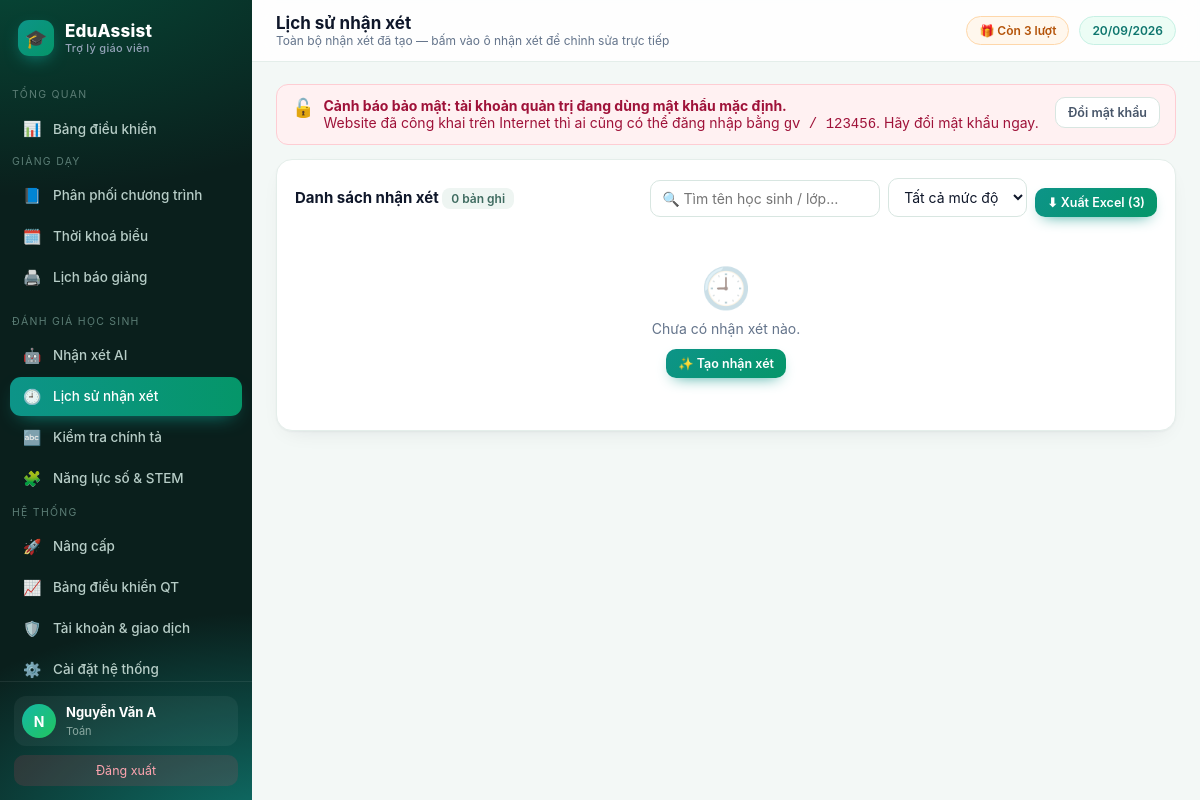
/nhan-xet/lich-su (signed in), run on the app's committed database.
### tables this page shows
CREATE TABLE teacher(
  id INTEGER PRIMARY KEY AUTOINCREMENT,
  username TEXT UNIQUE NOT NULL,
  password TEXT NOT NULL,
  fullname TEXT,
  school TEXT,
  subject TEXT,
  role TEXT DEFAULT 'teacher',
  email TEXT,
  phone TEXT,                      -- so dien thoai nhan tin nhan ma kich hoat
  google_sub TEXT,
  avatar TEXT,
  used INTEGER DEFAULT 0,          -- so luot da dung
  bought INTEGER DEFAULT 0,        -- so luot mua them (goi le 10k)
  expires TEXT,                    -- han su dung goi tra phi (ISO date)
  created TEXT
);

### app/core.py (the view)
@bp.route("/nhan-xet/lich-su")
@login_required
def lich_su():
    rows = get_db().execute("SELECT * FROM danhgia WHERE teacher_id=? ORDER BY id DESC LIMIT 500",
                            (session["uid"],)).fetchall()
    return render_template("lichsu.html", rows=rows)

### app/auth.py (called while the page is built, shortened)
def _chuan_hoa_base(gia_tri):
    gia_tri = (gia_tri or '').strip().rstrip('/')
    if not gia_tri:
        return ''
    try:
        u = urlsplit(gia_tri)
        if u.scheme != 'https' or not u.hostname or u.username or u.password:
            return ''
        if u.query or u.fragment or u.path:
            return ''
        if '.' not in u.hostname:
            return ''
    except ValueError:
        return ''
    return 'https://' + ten

def base_tu_request():
    try:
        if request.scheme != 'https':
            return ''
        return _chuan_hoa_base('https://' + request.host)
    except Exception:
        return ''

def danh_sach_base():
    ra = []
    for phan in (CFG.get('PUBLIC_BASE_URL', '') or '').split(','):
        b = _chuan_hoa_base(phan)
        if b and b not in ra:
            ra.append(b)
    return ra

def google_base_url():
    ds = danh_sach_base()
    hien_tai = base_tu_request()
    if hien_tai and (hien_tai in ds or not ds):
        return hien_tai
    return ds[0] if ds else ''

def google_callback_url():
    base = google_base_url()
    return base + '/login/google/callback' if base else ''

def google_bat():
    return bool(CFG.get('GOOGLE_CLIENT_ID') and CFG.get('GOOGLE_CLIENT_SECRET') and google_callback_url())

def login_required(f):
    @wraps(f)
    def w(*a, **k):
        if not current_user():
            session.clear()
            return redirect(url_for('auth.login', next=request.path))
        return f(*a, **k)
    return w

def current_user():
    if session.get('uid'):
        return get_db().execute('SELECT * FROM teacher WHERE id=?', (session['uid'],)).fetchone()

### app/core.py (called while the page is built)
@bp.app_context_processor
def inject():
    u = current_user()
    return {"user": u, "THU_NAME": THU_NAME, "PROVIDERS": AI.PROVIDERS,
            "timedelta": datetime.timedelta,
            "now": datetime.date.today(), "BL": BL,
            "is_pro": BL.is_pro(u), "remaining": BL.remaining(u),
            "days_left": BL.days_left(u), "FREE_QUOTA": BL.FREE_QUOTA,
            "CFG": CFG, "google_enabled": google_bat(), "google_callback_url": google_callback_url(),
            "SITE_NAME": CFG.get("SITE_NAME", "EduAssist"),
            "SITE_TAGLINE": CFG.get("SITE_TAGLINE", "Trợ lý giáo viên"),
            "SITE_LOGO": CFG.get("SITE_LOGO", "🎓"),
            "so_viec_admin": _viec_admin(u),
            "canh_bao_mk": _mk_mac_dinh(u)}

### app/modules/config.py (called while the page is built, shortened)
def _lam_moi():
    if time.time() - _lan_nap < TTL:
        return

### app/templates/lichsu.html (shortened to what this page needs)
{% extends 'base.html' %}
{% block head %}Lịch sử nhận xét{% endblock %}
{% block crumb %}Toàn bộ nhận xét đã tạo — bấm vào ô nhận xét để chỉnh sửa trực tiếp{% endblock %}
{% block body %}
<div class="card">
 <div class="chead">
  <h3>Danh sách nhận xét <span class="chip">{{rows|length}} bản ghi</span></h3>
  <div class="row" style="gap:8px">
   <input id="q" placeholder="🔍 Tìm tên học sinh / lớp…" style="width:230px" onkeyup="flt()">
   <select id="fm" onchange="flt()"><option value="">Tất cả mức độ</option><option>HTT</option><option>HT</option><option>CHT</option></select>
   {% if is_pro or remaining > 0 %}<a class="btn sm" href="{{url_for('core.xuat_excel')}}">⬇ Xuất Excel{% if not is_pro %} ({{remaining}}){% endif %}</a>
   {% else %}<a class="btn sm" href="{{url_for('core.nang_cap', need='excel')}}"
    style="background:linear-gradient(135deg,#f59e0b,#ea580c)">🔒 Nâng cấp để tải</a>{% endif %}</div>
 </div>
 {% if rows %}
 <div class="tbl-wrap"><table id="t">
  <thead><tr><th>Ngày</th><th>Học sinh</th><th>Lớp</th><th>Môn</th><th>HK</th><th>Điểm</th><th>Mức</th>
   <th style="width:44%">Nhận xét <span class="muted" style="text-transform:none">(bấm để sửa)</span></th></tr></thead>
  <tbody>{% for r in rows %}<tr data-k="{{ (r['ho_ten'] ~ ' ' ~ (r['lop'] or ''))|lower }}" data-m="{{r['muc_do'] or ''}}">
   <td class="muted" style="white-space:nowrap">{{(r['created'] or '')[:10]}}</td>
   <td style="white-space:nowrap"><div style="display:flex;align-items:center;gap:8px">
    <span class="av" style="width:28px;height:28px;flex:0 0 28px;font-size:12px">{{r['ho_ten'][0]|upper}}</span>
    <b>{{r['ho_ten']}}</b></div></td>
   <td>{% if r['lop'] %}<span class="chip">{{r['lop']}}</span>{% endif %}</td>
   <td>{{r['mon'] or '—'}}</td><td class="muted">{{r['hocky']}}</td>
   <td>{{'%g'|format(r['diem']) if r['diem'] is not none else '—'}}</td>
   <td>{% if r['muc_do'] %}<span class="badge {{r['muc_do']}}">{{r['muc_do']}}</span>{% endif %}</td>
   <td><div contenteditable data-id="{{r['id']}}" onblur="save(this)" style="outline:none;border-radius:8px;padding:5px 7px;
     border:1px solid transparent;transition:.2s;min-height:22px"
     onfocus="this.style.borderColor='#a7f3d0';this.style.background='#f8fafc'">{{r['nhan_xet']}}</div></td>
  </tr>{% endfor %}</tbody></table></div>
 {% else %}<div class="empty"><span class="e">🕘</span>Chưa có nhận xét nào.<br>
  <a class="btn sm" style="margin-top:12px" href="{{url_for('core.nhan_xet')}}">✨ Tạo nhận xét</a></div>{% endif %}
</div>
{% endblock %}

### app/templates/base.html (shortened to what this page needs)
<!doctype html>
<html lang="vi"><head>
</head><body>
{% if user %}
<div class="shell">
<aside id="sb">
  <div class="brand"><span class="mk">{{SITE_LOGO}}</span><span>{{SITE_NAME}}<small>{{SITE_TAGLINE}}</small></span></div>
  {% set ep = request.endpoint %}
  <div class="navgrp">Tổng quan</div>
  <nav>
    <a href="{{url_for('core.dashboard')}}" class="{{'on' if ep=='core.dashboard'}}"><i>📊</i>Bảng điều khiển</a>
  </nav>
  <div class="navgrp">Giảng dạy</div>
  <nav>
    <a href="{{url_for('core.ppct')}}" class="{{'on' if ep=='core.ppct'}}"><i>📘</i>Phân phối chương trình</a>
    <a href="{{url_for('core.tkb')}}" class="{{'on' if ep=='core.tkb'}}"><i>🗓️</i>Thời khoá biểu</a>
    <a href="{{url_for('core.bao_giang')}}" class="{{'on' if ep=='core.bao_giang'}}"><i>🖨️</i>Lịch báo giảng</a>
  </nav>
  <div class="navgrp">Đánh giá học sinh</div>
  <nav>
    <a href="{{url_for('core.nhan_xet')}}" class="{{'on' if ep=='core.nhan_xet'}}"><i>🤖</i>Nhận xét AI</a>
    <a href="{{url_for('core.lich_su')}}" class="{{'on' if ep=='core.lich_su'}}"><i>🕘</i>Lịch sử nhận xét</a>
    <a href="{{url_for('core.chinh_ta')}}" class="{{'on' if ep=='core.chinh_ta'}}"><i>🔤</i>Kiểm tra chính tả</a>
    {% for m in (PLUGIN_MENUS or []) %}<a href="{{url_for(m.endpoint)}}" class="{{'on' if ep==m.endpoint}}"><i>{{m.icon}}</i>{{m.label}}</a>{% endfor %}
  </nav>
  <div class="navgrp">Hệ thống</div>
  <nav>
    <a href="{{url_for('core.nang_cap')}}" class="{{'on' if ep=='core.nang_cap'}}"><i>{{ '👑' if is_pro else '🚀' }}</i>{{ 'Gói của tôi' if is_pro else 'Nâng cấp' }}</a>
    {% if user['role']=='admin' %}
    <a href="{{url_for('core.qt_dashboard')}}" class="{{'on' if ep=='core.qt_dashboard'}}"><i>📈</i>Bảng điều khiển QT
      </a>
    <a href="{{url_for('core.quan_tri')}}" class="{{'on' if ep=='core.quan_tri'}}"><i>🛡️</i>Tài khoản &amp; giao dịch</a>
    <a href="{{url_for('core.qt_caidat')}}" class="{{'on' if ep=='core.qt_caidat'}}"><i>⚙️</i>Cài đặt hệ thống</a>
    {% endif %}
  </nav>
  <div class="side-foot">
    <div class="me">{% if user['avatar'] %}<img class="av" src="{{user['avatar']}}" alt="" style="object-fit:cover">
      {% else %}<div class="av">{{ (user['fullname'] or user['username'])[0]|upper }}</div>{% endif %}
      <div><b>{{user['fullname'] or user['username']}}</b><span>{{user['subject'] or 'Giáo viên'}}</span></div></div>
    <a class="logout" href="{{url_for('auth.logout')}}">Đăng xuất</a>
  </div>
</aside>
<main>
  <div class="topbar">
    <div><h1>{% block head %}Bảng điều khiển{% endblock %}</h1>
    <div class="crumb">{% block crumb %}{% endblock %}</div></div>
    <div class="sp">
      {% if is_pro %}
        <a href="{{url_for('core.nang_cap')}}" class="pill" style="background:linear-gradient(135deg,#0d9488,#059669);
          color:#fff;border:0">👑 Không giới hạn · còn {{days_left}} ngày</a>
      {% else %}
        <a href="{{url_for('core.nang_cap')}}" class="pill" style="background:{{'#fff1f2' if remaining==0 else '#fff7ed'}};
          color:{{'#be123c' if remaining==0 else '#b45309'}};border:1px solid {{'#fecdd3' if remaining==0 else '#fed7aa'}}">
          {{ '🔒 Hết lượt — Nâng cấp' if remaining==0 else '🎁 Còn ' ~ remaining ~ ' lượt' }}</a>
      {% endif %}
      <span class="pill">{{ now.strftime('%d/%m/%Y') }}</span></div>
  </div>
  <div class="wrap">
  {% if canh_bao_mk %}
  <div class="flash err" style="align-items:flex-start">
   <span style="font-size:18px">🔓</span>
   <div style="flex:1;font-weight:400"><b>Cảnh báo bảo mật: tài khoản quản trị đang dùng mật khẩu mặc định.</b><br>
    Website đã công khai trên Internet thì ai cũng có thể đăng nhập bằng <code>gv / 123456</code>.
    Hãy đổi mật khẩu ngay.</div>
   <a class="btn sec sm" href="{{url_for('core.cai_dat')}}#doimk">Đổi mật khẩu</a>
  </div>
  {% endif %}
  {% block body %}{% endblock %}
  </div>
</main>
</div>
{% else %}{% block body_anon %}{% endblock %}{% endif %}
</body></html>

### data on the page
teacher: fullname "N", fullname "Nguyễn Văn A", subject "Toán"

### other printed values
{{ SITE_LOGO }} "🎓"
{{ SITE_NAME }} "EduAssist"
{{ SITE_TAGLINE }} "Trợ lý giáo viên"
{{ m.icon }} "🧩"
{{ m.label }} "Năng lực số & STEM"
{{ '👑' if is_pro else '🚀' }} "🚀"
{{ 'Gói của tôi' if is_pro else 'Nâng cấp' }} "Nâng cấp"
{{ rows|length }} "0"
{{ remaining }} "3"
